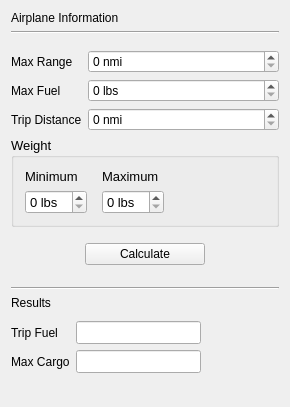
<?xml version="1.0" encoding="UTF-8"?>
<ui version="4.0">
 <class>MainWindow</class>
 <widget class="QMainWindow" name="MainWindow">
  <property name="geometry">
   <rect>
    <x>0</x>
    <y>0</y>
    <width>290</width>
    <height>407</height>
   </rect>
  </property>
  <property name="sizePolicy">
   <sizepolicy hsizetype="Fixed" vsizetype="Fixed">
    <horstretch>0</horstretch>
    <verstretch>0</verstretch>
   </sizepolicy>
  </property>
  <property name="windowTitle">
   <string>FSX Fuel Calculator</string>
  </property>
  <widget class="QWidget" name="centralWidget">
   <layout class="QVBoxLayout" name="verticalLayout">
    <item>
     <widget class="HeaderLabel" name="label">
      <property name="text">
       <string>Airplane Information</string>
      </property>
     </widget>
    </item>
    <item>
     <widget class="Line" name="line">
      <property name="orientation">
       <enum>Qt::Horizontal</enum>
      </property>
     </widget>
    </item>
    <item>
     <layout class="QFormLayout" name="formLayout">
      <property name="topMargin">
       <number>10</number>
      </property>
      <item row="0" column="0">
       <widget class="ItemLabel" name="label_2">
        <property name="text">
         <string>Max Range</string>
        </property>
       </widget>
      </item>
      <item row="0" column="1">
       <widget class="CustomSpinBox" name="spnRange">
        <property name="suffix">
         <string> nmi</string>
        </property>
       </widget>
      </item>
      <item row="1" column="0">
       <widget class="ItemLabel" name="label_3">
        <property name="text">
         <string>Max Fuel</string>
        </property>
       </widget>
      </item>
      <item row="1" column="1">
       <widget class="CustomSpinBox" name="spnMaxFuel">
        <property name="suffix">
         <string> lbs</string>
        </property>
       </widget>
      </item>
      <item row="2" column="0">
       <widget class="ItemLabel" name="label_9">
        <property name="text">
         <string>Trip Distance</string>
        </property>
       </widget>
      </item>
      <item row="2" column="1">
       <widget class="CustomSpinBox" name="spnTripDist">
        <property name="suffix">
         <string> nmi</string>
        </property>
       </widget>
      </item>
     </layout>
    </item>
    <item>
     <widget class="QGroupBox" name="groupBox">
      <property name="font">
       <font>
        <family>Arial</family>
        <pointsize>10</pointsize>
       </font>
      </property>
      <property name="title">
       <string>Weight</string>
      </property>
      <layout class="QGridLayout" name="gridLayout_2">
       <property name="bottomMargin">
        <number>10</number>
       </property>
       <property name="horizontalSpacing">
        <number>15</number>
       </property>
       <item row="0" column="1">
        <widget class="ItemLabel" name="label_5">
         <property name="text">
          <string>Maximum</string>
         </property>
        </widget>
       </item>
       <item row="1" column="1">
        <widget class="CustomSpinBox" name="spnWeightMax">
         <property name="suffix">
          <string> lbs</string>
         </property>
        </widget>
       </item>
       <item row="1" column="0">
        <widget class="CustomSpinBox" name="spnWeightMin">
         <property name="suffix">
          <string> lbs</string>
         </property>
        </widget>
       </item>
       <item row="0" column="0">
        <widget class="ItemLabel" name="label_4">
         <property name="text">
          <string>Minimum</string>
         </property>
        </widget>
       </item>
       <item row="1" column="2">
        <spacer name="horizontalSpacer">
         <property name="orientation">
          <enum>Qt::Horizontal</enum>
         </property>
         <property name="sizeHint" stdset="0">
          <size>
           <width>40</width>
           <height>20</height>
          </size>
         </property>
        </spacer>
       </item>
      </layout>
     </widget>
    </item>
    <item>
     <layout class="QGridLayout" name="gridLayout">
      <property name="topMargin">
       <number>10</number>
      </property>
      <property name="bottomMargin">
       <number>16</number>
      </property>
      <item row="0" column="0">
       <widget class="QPushButton" name="btnCalc">
        <property name="minimumSize">
         <size>
          <width>120</width>
          <height>0</height>
         </size>
        </property>
        <property name="maximumSize">
         <size>
          <width>120</width>
          <height>16777215</height>
         </size>
        </property>
        <property name="font">
         <font>
          <family>Arial</family>
          <pointsize>9</pointsize>
         </font>
        </property>
        <property name="text">
         <string>Calculate</string>
        </property>
       </widget>
      </item>
     </layout>
    </item>
    <item>
     <widget class="Line" name="line_2">
      <property name="orientation">
       <enum>Qt::Horizontal</enum>
      </property>
     </widget>
    </item>
    <item>
     <widget class="HeaderLabel" name="label_6">
      <property name="text">
       <string>Results</string>
      </property>
     </widget>
    </item>
    <item>
     <layout class="QFormLayout" name="formLayout_2">
      <property name="topMargin">
       <number>5</number>
      </property>
      <item row="0" column="0">
       <widget class="ItemLabel" name="label_7">
        <property name="text">
         <string>Trip Fuel</string>
        </property>
       </widget>
      </item>
      <item row="1" column="0">
       <widget class="ItemLabel" name="label_8">
        <property name="text">
         <string>Max Cargo</string>
        </property>
       </widget>
      </item>
      <item row="0" column="1">
       <widget class="QLineEdit" name="txtResultFuel">
        <property name="sizePolicy">
         <sizepolicy hsizetype="Fixed" vsizetype="Fixed">
          <horstretch>0</horstretch>
          <verstretch>0</verstretch>
         </sizepolicy>
        </property>
        <property name="minimumSize">
         <size>
          <width>100</width>
          <height>0</height>
         </size>
        </property>
        <property name="font">
         <font>
          <family>Arial</family>
          <pointsize>10</pointsize>
         </font>
        </property>
        <property name="readOnly">
         <bool>true</bool>
        </property>
       </widget>
      </item>
      <item row="1" column="1">
       <widget class="QLineEdit" name="txtResultCargo">
        <property name="sizePolicy">
         <sizepolicy hsizetype="Fixed" vsizetype="Fixed">
          <horstretch>0</horstretch>
          <verstretch>0</verstretch>
         </sizepolicy>
        </property>
        <property name="minimumSize">
         <size>
          <width>100</width>
          <height>0</height>
         </size>
        </property>
        <property name="font">
         <font>
          <family>Arial</family>
          <pointsize>10</pointsize>
         </font>
        </property>
        <property name="readOnly">
         <bool>true</bool>
        </property>
       </widget>
      </item>
     </layout>
    </item>
    <item>
     <spacer name="verticalSpacer">
      <property name="orientation">
       <enum>Qt::Vertical</enum>
      </property>
      <property name="sizeHint" stdset="0">
       <size>
        <width>20</width>
        <height>40</height>
       </size>
      </property>
     </spacer>
    </item>
   </layout>
  </widget>
 </widget>
 <layoutdefault spacing="6" margin="11"/>
 <customwidgets>
  <customwidget>
   <class>HeaderLabel</class>
   <extends>QLabel</extends>
   <header>widgets/headerlabel.h</header>
  </customwidget>
  <customwidget>
   <class>ItemLabel</class>
   <extends>QLabel</extends>
   <header>widgets/itemlabel.h</header>
  </customwidget>
  <customwidget>
   <class>CustomSpinBox</class>
   <extends>QSpinBox</extends>
   <header>widgets/customspinbox.h</header>
  </customwidget>
 </customwidgets>
 <tabstops>
  <tabstop>spnRange</tabstop>
  <tabstop>spnMaxFuel</tabstop>
  <tabstop>spnTripDist</tabstop>
  <tabstop>spnWeightMin</tabstop>
  <tabstop>spnWeightMax</tabstop>
  <tabstop>btnCalc</tabstop>
  <tabstop>txtResultFuel</tabstop>
  <tabstop>txtResultCargo</tabstop>
 </tabstops>
 <resources/>
 <connections/>
</ui>
